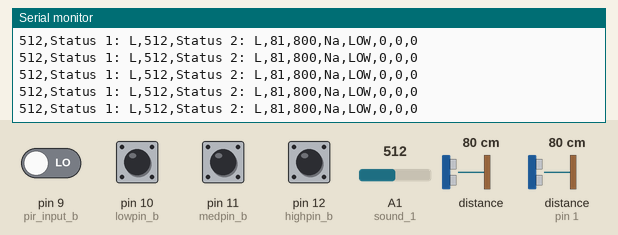
Recording of a sketch running on a simulated Arduino Mega 2560, built with avr-gcc and run on an emulated ATmega2560. Parts: the last lines printed to the serial monitor. Inputs (shaded band) come from the test bench; at power-on: pin 10 (lowpin_b), pin 11 (medpin_b), pin 12 (highpin_b) HIGH, pin 9 (pir_input_b) LOW, A1 (sound_1) = 512, distance to the obstacle 80 cm, distance to the obstacle (sensor on pin 1) 80 cm. The echo pulse lasts 58.3 µs per cm.

Above: at 7.2 s.
7.3 s: A1 (sound_1) set to 33
At 7.52 s:
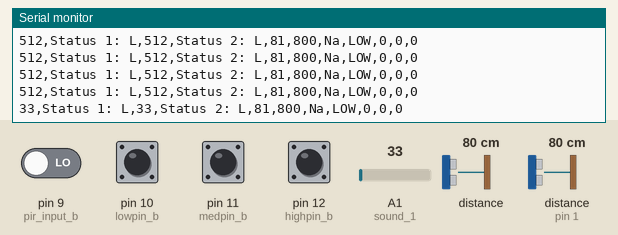
8.8 s: A1 (sound_1) set to 28
At 8.94 s:
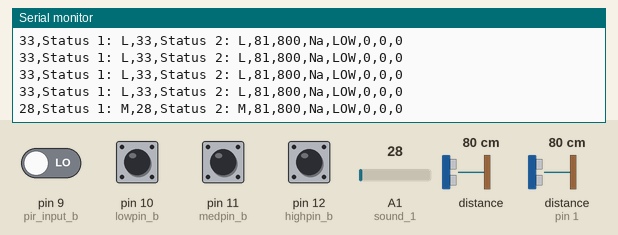

Measured:
- the behaviour switches between 31 and 30 on A1 (sound_1) (found by bisection; images 1 and 2)
- after the input at 7.3 s, the serial monitor: prints a new line after 0.09 s (image 1)
- after the input at 8.8 s, the serial monitor: prints a new line at once (image 2)

The sketch:

Arduino_NodeMCU.ino
```cpp
/*  Author: Alejandro Garcia
 *  Starting date: 19/11/2019
 *
 *  First script to try to put several sensors in the Piccolo Kitchen
 *  Sensors included and prepared for use in the kitchen, with its cables:
 *  - Ultrasonic Sensor Y401
 *  - VL53L0X distance_sonic sensor
 *  - Sound sensor x2 (2nd with 100k resistor and no R3).
 *  - PIR sensor x1
 *  - Buttons (cabinet movements)
 *
 *  The serial print are set realted to the code in arduino_serial.py where it is written into a csv. Different approaches have to be considered and writen accordingly.
 *  ACTUAL STATUS: ONLY NUMBERS, NOT NAMES.
 *  SEPARATION BY: /
 */
 #include "Adafruit_VL53L0X.h"
 #include <NewPing.h>
Adafruit_VL53L0X lox = Adafruit_VL53L0X();

////   Ultrasonic sensor
  // defines pins numbers
  const int trigPin = 0;
  const int echoPin = 1;
  NewPing sonar(trigPin, echoPin);   //  An instance of the NewPing class
  // defines variables
  long duration;
  int distance_sonic;

//Cabinets
  const int lowpin_b=10;
  const int medpin_b=11;
  const int highpin_b=12;
  int state_h=0;
  int state_m=0;
  int state_l=0;
  String back_pos="LOW";
  //const int lowpin_f=4;
  //const int highpin_f=5;
  //PIR x1
  int pir_input_b=9;
  int pir_val_b;
  int stat_b=LOW;
  int cont_mov_b=0;
  int cont_b_total=0;
  int cont_b_pos=0;
//Sound sensor
  int sound_1=A1; //analog input
  int value_sound1;
  String stat1="Q";
  int sound_2=A3; //analog input
  int value_sound2;
  String stat2="Q";

//Position
String UserPos="Na";
void setup() {
////Configure back pins
pinMode(highpin_b, INPUT_PULLUP);
pinMode(medpin_b, INPUT_PULLUP);
pinMode(lowpin_b, INPUT_PULLUP);
////Sound sensors
pinMode(sound_1,INPUT);
pinMode(sound_2,INPUT);
////distance_sonic
pinMode(trigPin, OUTPUT); // Sets the trigPin as an Output
pinMode(echoPin, INPUT); // Sets the echoPin as an Input
//PIR
pinMode(pir_input_b,INPUT);


Serial.begin(9600); // Starts the serial communication
Serial1.begin(9600);
 // wait until serial port opens for native USB devices
  while (! Serial) {
    delay(1);
  }
 // Serial.println("Adafruit VL53L0X test");
  if (!lox.begin()) {
    Serial.println(F("Failed to boot VL53L0X"));
    while(1);
  }
}

void loop() {
//Sound
  value_sound1=analogRead(sound_1);
  Serial.print(value_sound1); Serial.print(",");
  Serial.print("Status 1: ");
  if(value_sound1 <= 10)
  {
    stat1="Q";
  }
  else if( (value_sound1 > 10) && ( value_sound1 <= 30) )
  {
    stat1="M";
  }
  else if(value_sound1 > 30)
  {
    stat1="L";
  }
  Serial.print(stat1);Serial.print(',');
  value_sound2=analogRead(sound_1);
  Serial.print(value_sound2); Serial.print(",");
  Serial.print("Status 2: ");
  if(value_sound2 <= 10)
  {
    stat2="Q";
  }
  else if( (value_sound2 > 10) && ( value_sound2 <= 30) )
  {
    stat2="M";
  }
  else if(value_sound2 > 30)
  {
    stat2="L";
  }
  Serial.print(stat2);Serial.print(',');
//Distance sensor time to travel
  VL53L0X_RangingMeasurementData_t measure;
  lox.rangingTest(&measure, false); // pass in 'true' to get debug data printout!
//  if (measure.RangeStatus != 4) {  // phase failures have incorrect data
//    Serial.print(" Distance light (mm): ");
//    Serial.print(measure.RangeMilliMeter);
//  } else {
//    Serial.print(" out of range ");
//  }
//Ultrasonic
 distance_sonic = sonar.ping_cm();           //  Ask NewPing to trigger, fetch echo and calculate distance in cm
////   Prints the distance on the Serial Monitor
Serial.print(distance_sonic);Serial.print(",");
Serial.print(measure.RangeMilliMeter);Serial.print(",");
//


// User Position

  if (distance_sonic <= 50 && distance_sonic != 0 &&measure.RangeMilliMeter >=500){
    //Serial.print("Position: ");
    UserPos="LS";
  }
  else if (measure.RangeMilliMeter <=500 && distance_sonic >= 50 || distance_sonic==0){
    //Serial.print("Position: ");
     UserPos="RS";
  }
  else if (measure.RangeMilliMeter <=500 && distance_sonic!=0 && distance_sonic <= 50){
     //Serial.print("Position: ");
      UserPos="CE";
  }
  else{
    // Serial.print("Position: ");
      UserPos="Na";
  }
  UserPos="Na";
  Serial.print(UserPos);Serial.print(",");
  //delay(300); //Need this delay to not interfere with the analog reading. Look more into this.


////Back cabinet
  state_h=digitalRead(highpin_b);
  state_m=digitalRead(medpin_b);
  state_l=digitalRead(lowpin_b);
 //Serial.print("Back cabinet: ");
if (state_h==LOW){
 cont_mov_b+=1;
 back_pos="HIGH";
 cont_b_pos=0;
}
else if (state_m==LOW){
  cont_mov_b+=1;
  back_pos="MED";
  cont_b_pos=0;
}
else if(state_l==LOW){
  cont_mov_b+=1;
  back_pos="LOW";
  cont_b_pos=0;
}

 Serial.print(back_pos);Serial.print(",");
 Serial.print(cont_mov_b);Serial.print(",");
 //PIR sensor back
  pir_val_b=digitalRead(pir_input_b);
  if (pir_val_b==HIGH){
     if (stat_b==LOW){
      cont_b_total=cont_b_total+1;
      cont_b_pos=cont_b_pos+1;
      stat_b=HIGH;
      }
  } else{
    if (stat_b==HIGH){
      stat_b=LOW;
      }
  }
  Serial.print(cont_b_pos);Serial.print(",");
  Serial.println(cont_b_total);//Serial.print(",");

  // Here we include all the variables, create a string and send it over serial to the NodeMCU.
  String package=(String("Data: ")+String(value_sound1)+','+String(stat1)+','+String(value_sound2)+','+String(stat2)+','+
                   String(distance_sonic)+','+String(measure.RangeMilliMeter)+','+String(UserPos)+','+
                   String(back_pos)+','+String(cont_mov_b)+','+String(cont_b_pos)+','+String(cont_b_total)+','+
                   String("-")+','+String(0)+','+String(0)+','+String(0)+','+
                   String("-")+','+String(0)+','+String(0)+','+String(0)+'\n');
  Serial1.print(package);
  //Serial.print(package);
  delay(100);

}
```
